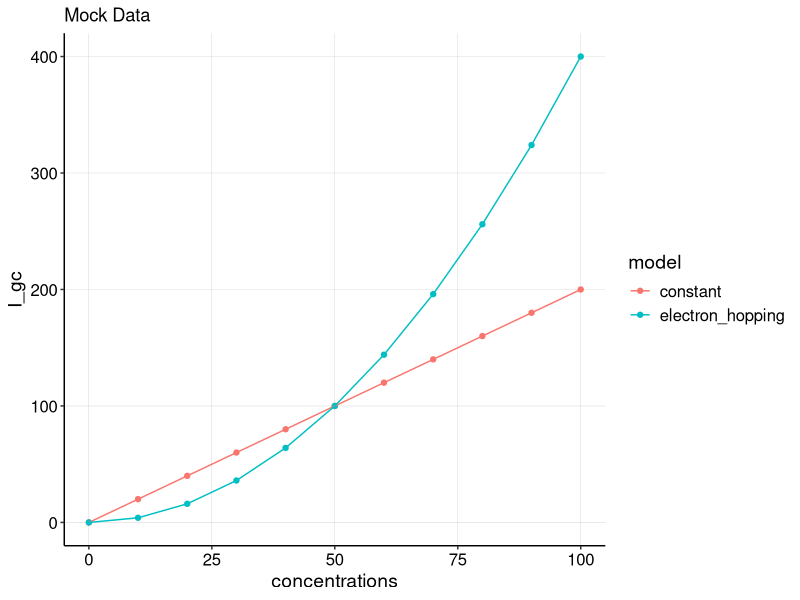

This chart was generated by the following R code:
## ---- chunk 1
library(tidyverse)
library(cowplot)
library(broom) 
library(modelr) 
library(viridis)
library(lubridate)
library(knitr)

#knitr::opts_knit$set(root.dir = '/Users/scottsaunders/git/labwork/IDA/12_10_18')
knitr::opts_chunk$set(tidy.opts=list(width.cutoff=60),tidy=TRUE, echo = TRUE, message=FALSE, warning=FALSE, fig.align="center")

theme_1 <- function () { 
    theme_classic() %+replace% 
        theme(
          axis.text = element_text( size=12),
          axis.title=element_text(size=14),
          strip.text = element_text(size = 14),
          strip.background = element_rect(color='white'),
          legend.title=element_text(size=14),
          legend.text=element_text(size=12),
          legend.text.align=0,
          panel.grid.major = element_line(color='grey',size=0.1)
        )
}
theme_set(theme_1())

#source("../../tools/echem_processing_tools.R")
## ---- chunk 2
example_data <- tibble(concentrations = seq(0,100,10)) %>% 
  mutate(constant = concentrations*2) %>% 
  mutate(electron_hopping = concentrations*0.04*concentrations) %>% 
  gather(key=model,value=I_gc,constant,electron_hopping)

ggplot(example_data,aes(x=concentrations,y=I_gc,color=model))+geom_point()+geom_line()+labs(title='Mock Data')

